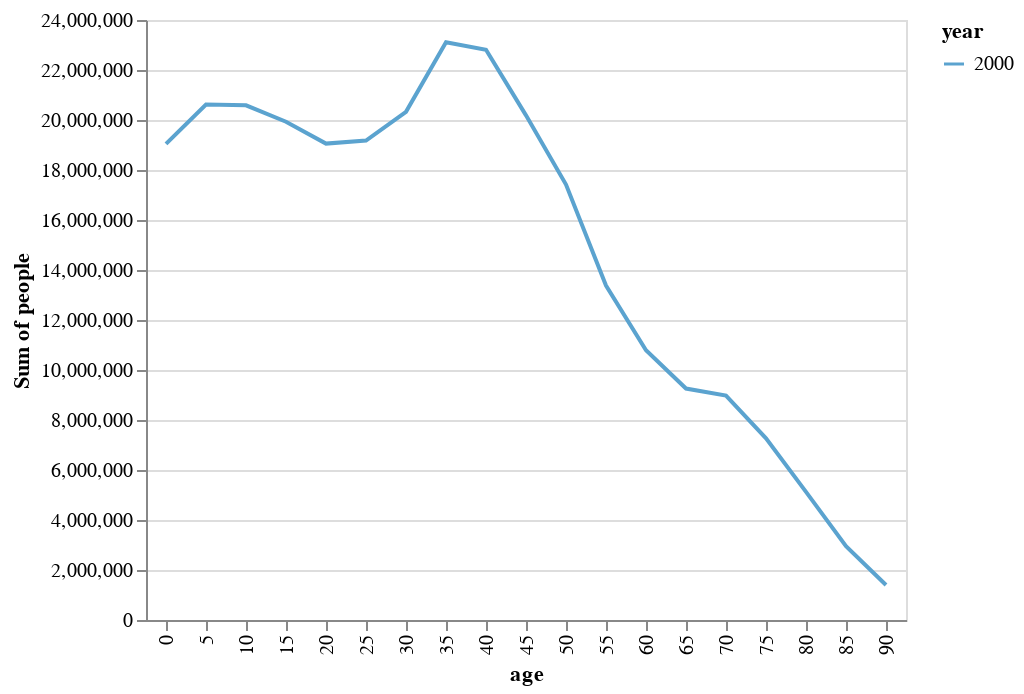

Source (notebook cell):
### Markdown cell above
### Equal

### Code cell
alt.Chart(dataset).mark_line().encode(
    x='age:O',
    y='sum(people):Q',
    color='year:O'
).transform_filter(
    alt.FieldEqualPredicate(field='year', equal=2000)
)

### Figure 1 — Vega-Lite specification as saved in the notebook (floating-point values rounded to 4 significant figures; data arrays with more than 128 entries replaced by an {"elided": "..."} marker saying what was removed)
{"config": {"view": {"continuousWidth": 400, "continuousHeight": 300}}, "data": {"name": "data-45e35b5faa42c7034b347e8bcfc8b805"}, "mark": "line", "encoding": {"color": {"type": "ordinal", "field": "year"}, "x": {"type": "ordinal", "field": "age"}, "y": {"type": "quantitative", "aggregate": "sum", "field": "people"}}, "transform": [{"filter": {"equal": 2000, "field": "year"}}], "$schema": "https://vega.github.io/schema/vega-lite/v4.8.1.json", "datasets": {"data-45e35b5faa42c7034b347e8bcfc8b805": {"elided": "570 records"}}}
